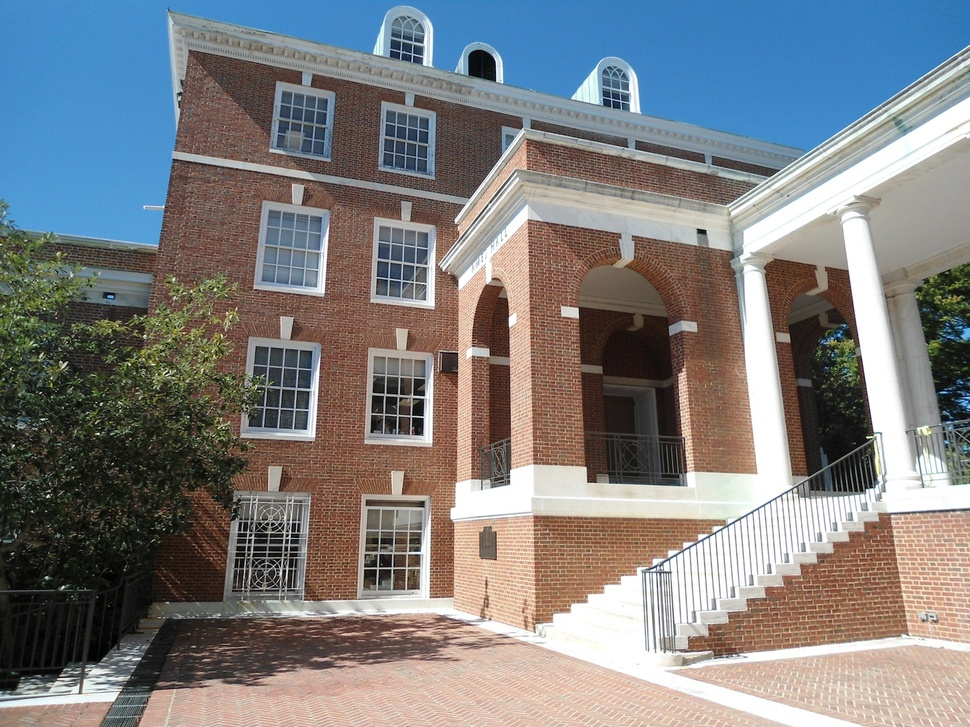
#> input picture lab_week7/ames1.JPG, 970 x 727 px, shrunk from 1600 x 1200 before the run
$ jupyter execute draft.ipynb   (older library calls are emulated)
#> lines starting #> are read from the running program, lines starting #| are printed output that depends on the picture; after the words box and inside, x2 and y2 are one past the last pixel; in counts of white or black regions, pixels touching at a corner belong together
[cell 1]
import cv2
import matplotlib.pyplot as plt
import numpy as np

[cell 2]
image_ames1 = cv2.imread('./ames1.JPG')
#> image_ames1 is the input picture: shape (727, 970, 3); mean B, G, R 128, 126.7, 126.2
image_ames1 = cv2.cvtColor(image_ames1, cv2.COLOR_BGR2RGB)

image_ames2 = cv2.imread('./ames2.JPG')
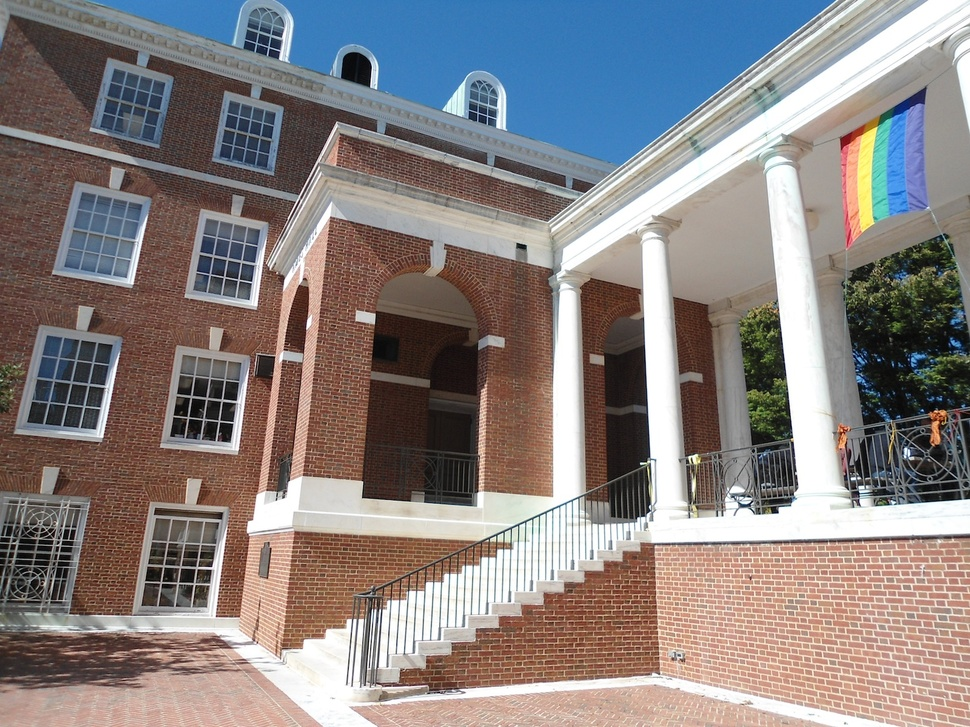
#> input picture lab_week7/ames2.JPG, 970 x 727 px, shrunk from 1600 x 1200 before the run
#> image_ames2 is the input picture: shape (727, 970, 3); mean B, G, R 128.4, 129.4, 136.7
image_ames2 = cv2.cvtColor(image_ames2, cv2.COLOR_BGR2RGB)

plt.figure(figsize=(10, 8))
plt.subplot(121)
plt.imshow(image_ames1)
plt.axis('off')
plt.subplot(122)
plt.imshow(image_ames2)
plt.axis('off')
plt.tight_layout()
plt.show()
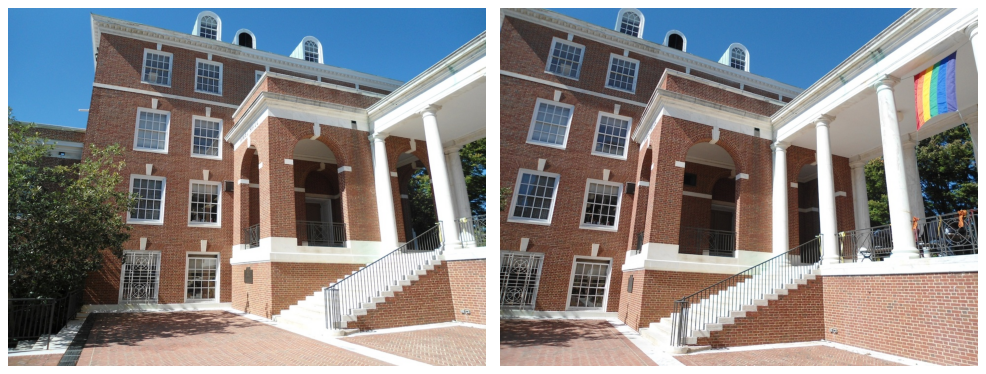
#> figure drawn by matplotlib, 2 panels

[cell 3]
import cv2
import numpy as np

# Tạo một ma trận nhỏ 5x5 làm ví dụ
matrix = np.array([
    [10, 20, 30, 40, 50],
    [15, 25, 35, 45, 55],
    [20, 30, 40, 50, 60],
    [25, 35, 45, 55, 65],
    [30, 40, 50, 60, 70]
], dtype=np.uint8)  # Chuyển sang kiểu dữ liệu uint8 (ảnh grayscale)

# In ra ma trận ban đầu
print("Ma trận ban đầu:")
print(matrix)

# Tính toán gradient theo hướng x và y
Ix = cv2.Sobel(matrix, cv2.CV_64F, 1, 0, ksize=3)  # Đạo hàm theo hướng x
Iy = cv2.Sobel(matrix, cv2.CV_64F, 0, 1, ksize=3)  # Đạo hàm theo hướng y

# In ra gradient theo hướng x và y
print("\nGradient theo hướng x:")
print(Ix)

print("\nGradient theo hướng y:")
print(Iy)

[cell 4]
# Compute gradients in x and y directions using Sobel operator
Ix = cv2.Sobel(image_ames1, -1, 1, 0, ksize=3)  # Compute derivative in x-direction
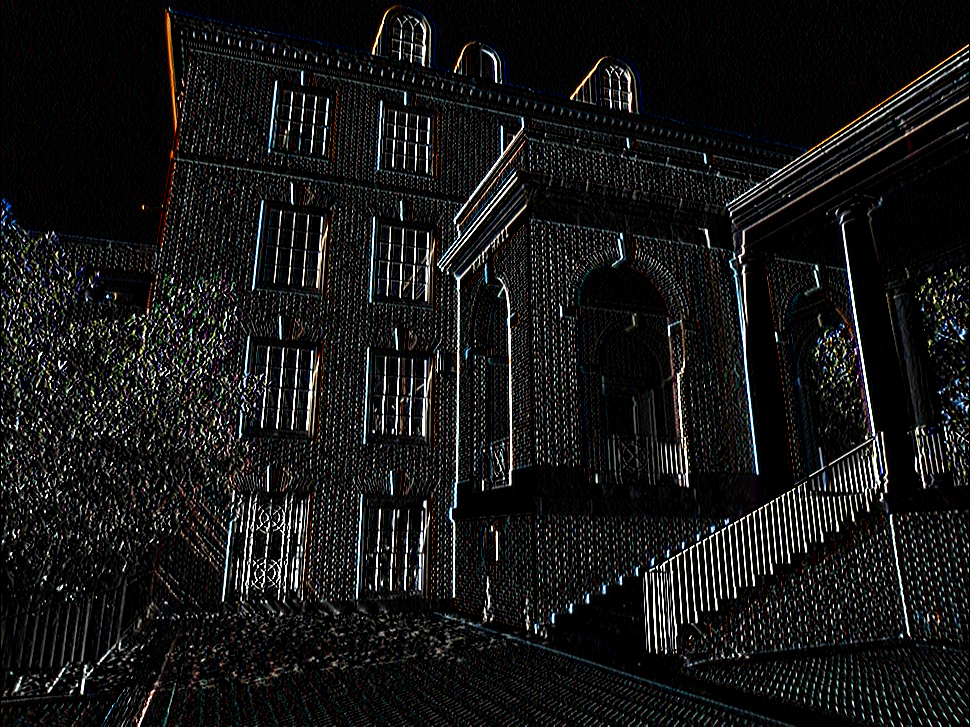
#> Ix: shape (727, 970, 3); mean R, G, B 22.6, 22.6, 22.6
Iy = cv2.Sobel(image_ames1, -1, 0, 1, ksize=3)  # Compute derivative in y-direction
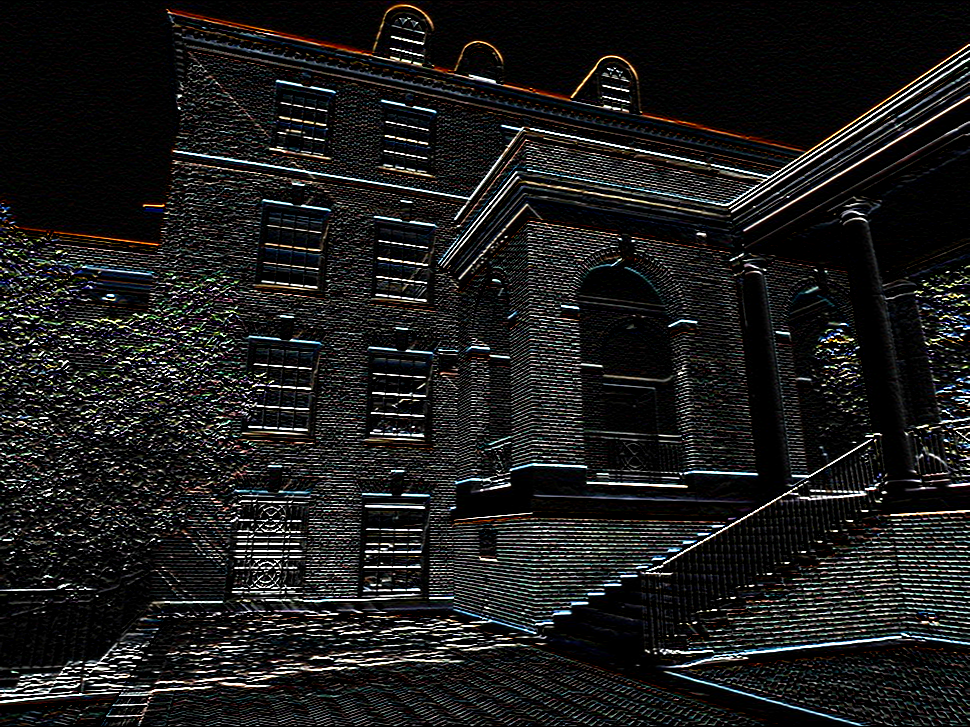
#> Iy: shape (727, 970, 3); mean R, G, B 28.2, 28.1, 27.8
plt.figure(figsize=(10, 8))
plt.subplot(121)
plt.imshow(Ix)
plt.axis('off')
plt.subplot(122)
plt.imshow(Iy)
plt.axis('off')
plt.tight_layout()
plt.show()

[cell 5]
def corners(image, w, kappa):
    # a.
    image_blurred = cv2.GaussianBlur(image, (w, w), 3)
    Ix = cv2.Sobel(image_blurred, cv2.CV_64F, 1, 0, ksize=3)  # Compute derivative in x-direction
    Iy = cv2.Sobel(image_blurred, cv2.CV_64F, 0, 1, ksize=3)  # Compute derivative in y-direction

    Ixx = Ix * Ix
    Iyy = Iy * Iy
    Ixy = Ix * Iy

    Ixx_ = cv2.GaussianBlur(Ixx, (w, w), 0)
    Iyy_ = cv2.GaussianBlur(Iyy, (w, w), 0)
    Ixy_ = cv2.GaussianBlur(Ixy, (w, w), 0)

    det_matrix = Ixx_ * Iyy_ - Ixy_ * Ixy_
    trace_matrix = Ixx_ + Iyy_

    K = np.divide(det_matrix, trace_matrix, where=trace_matrix != 0)

    K = K / np.max(K)

    H = K > kappa

    keypoint = []
    border_size = w // 2

    for i in range(border_size, image.shape[0] - border_size):
        for j in range(border_size, image.shape[1] - border_size):
            k_patch = K[(i - border_size):(i + border_size + 1), (i - border_size):(i - border_size + 1)]
            if H[i, j] and K[i, j] == np.max(k_patch):
                keypoint.append((i, j))

    return keypoint


    # # Tạo bộ lọc Gauss 1D
    # gaussian_kernel = cv2.getGaussianKernel(3, 1)
    # # Tạo bộ lọc Gauss 2D từ bộ lọc Gauss 1D
    # gaussian_kernel_2d = np.outer(gaussian_kernel, gaussian_kernel.T)

[cell 6]
ames1_gray = cv2.cvtColor(image_ames1, cv2.COLOR_RGB2GRAY)
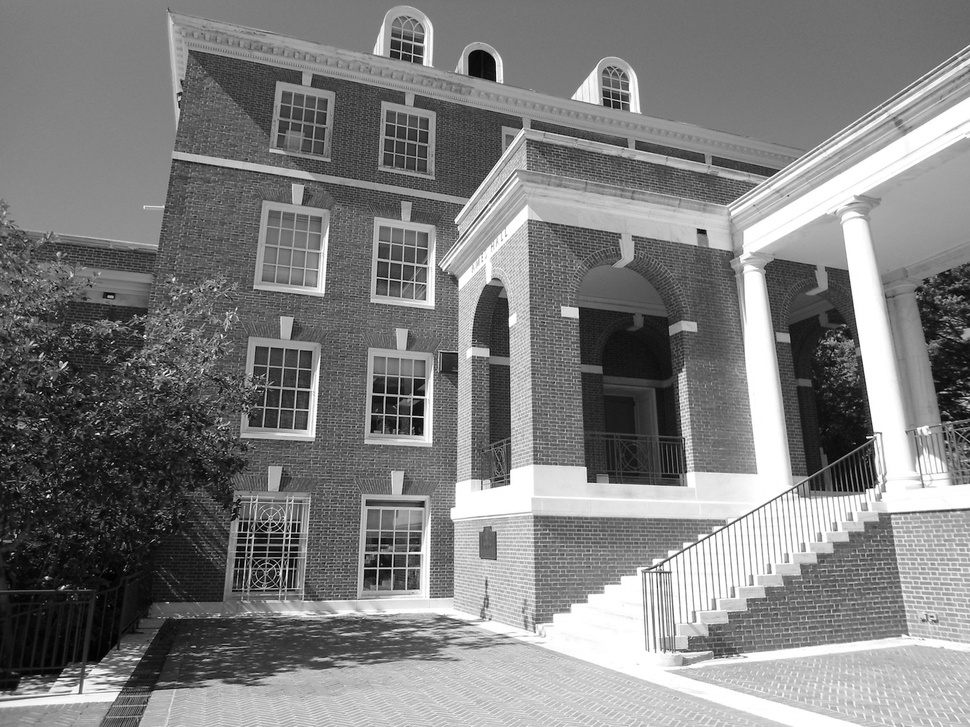
#> ames1_gray: shape (727, 970); min 0, max 255, mean 126.7
keypoint_coords = corners(ames1_gray, 5, 0.1)
#> in corners, `Ixy = Ix * Iy`:
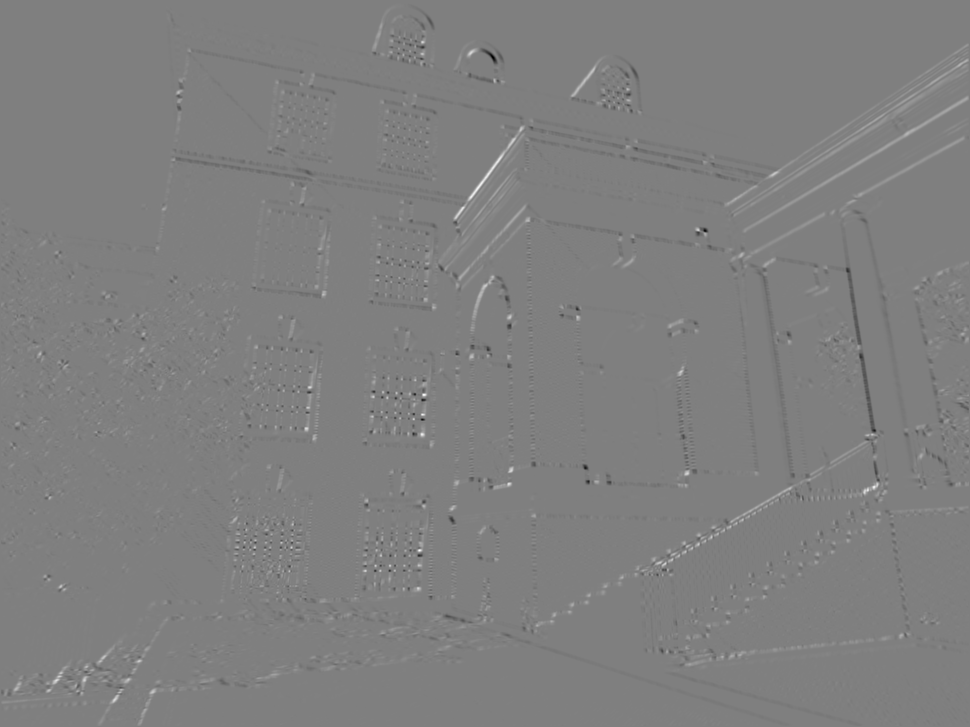
#> Ixy: shape (727, 970) float64; min -53016, max 52851, mean 47.2; drawn with min black and max white
#> in corners, `H = K > kappa`:
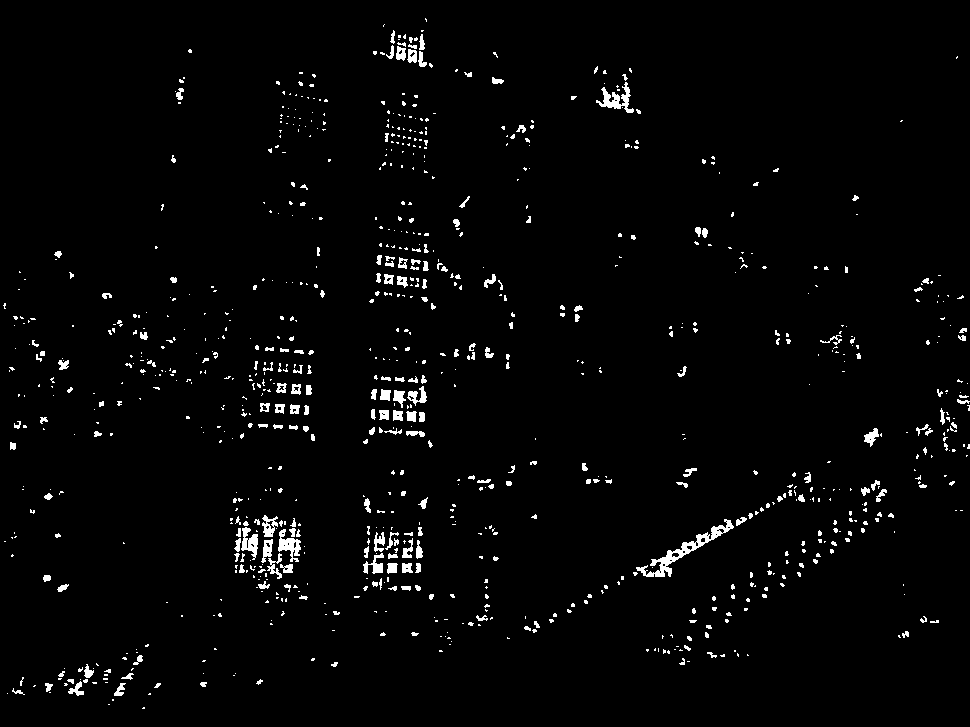
#> H: shape (727, 970) bool; 2.4% white; 946 white regions (724 under 20 px), largest, box (x1, y1, x2, y2) and area: (636, 519, 734, 577) 939, (596, 82, 634, 113) 430, (278, 529, 301, 562) 351
#> after the loop in corners, `for i in range(border_size, image.shape[0] - border_size):`: keypoint = [(377, 375), (378, 376), (391, 389), (399, 397), (413, 411), (476, 474), (482, 480), (487, 485), (650, 648)]
#> keypoint_coords has the same summary as keypoint in corners

[cell 7]
keypoint_coords
#> Out has the same summary as keypoint in corners

[cell 8]
# Vẽ mỗi điểm lên ảnh
for point in keypoint_coords:
    cv2.circle(image_ames1, point, 5, (0, 0, 255), -1)  # Vẽ điểm có bán kính 5, màu đỏ (0, 0, 255)
#> this loop made 9 passes

plt.imshow(image_ames1)
